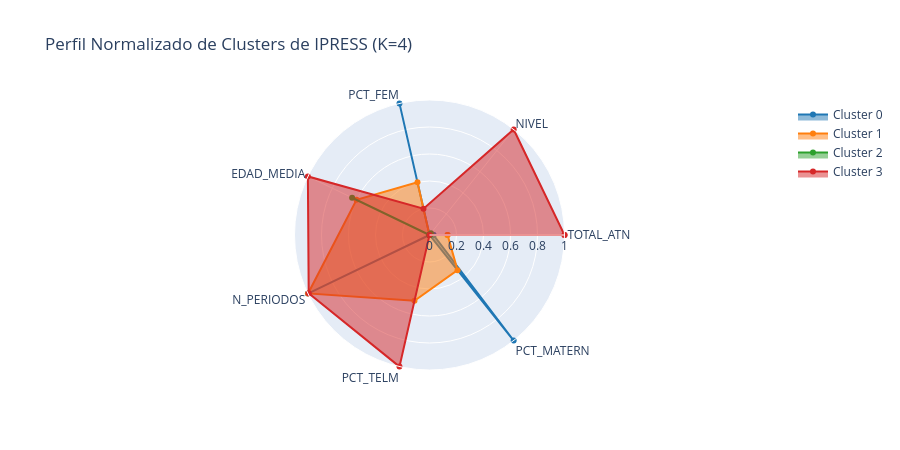

Notebook code cell kept with this figure:
### Code cell
# Radar chart de perfiles de cluster
categorias = feats_cluster
fig = go.Figure()

colores_cl = ['#1f77b4', '#ff7f0e', '#2ca02c', '#d62728']
for cl in sorted(df_ipress['CLUSTER'].unique()):
    perfil = perfil_cluster.loc[cl, categorias].values.tolist()
    # Normalizar 0-1 para el radar
    perfil_norm = [(v - perfil_cluster[c].min()) /
                   max(perfil_cluster[c].max() - perfil_cluster[c].min(), 1e-6)
                   for v, c in zip(perfil, categorias)]
    fig.add_trace(go.Scatterpolar(
        r=perfil_norm + [perfil_norm[0]],
        theta=categorias + [categorias[0]],
        fill='toself', name=f'Cluster {cl}',
        line_color=colores_cl[cl]
    ))

fig.update_layout(
    polar=dict(radialaxis=dict(visible=True, range=[0, 1])),
    title='Perfil Normalizado de Clusters de IPRESS (K=4)',
    height=450
)
fig.show()

### Figure 1 — Plotly figure (JSON) as saved in the notebook; plotly's stock layout.template omitted (floating-point values rounded to 4 significant figures)
{"data": [{"fill": "toself", "line": {"color": "#1f77b4"}, "name": "Cluster 0", "r": [0.02979, 0, 1, 0, 1, 0, 1, 0.02979], "theta": ["TOTAL_ATN", "NIVEL", "PCT_FEM", "EDAD_MEDIA", "N_PERIODOS", "PCT_TELM", "PCT_MATERN", "TOTAL_ATN"], "type": "scatterpolar"}, {"fill": "toself", "line": {"color": "#ff7f0e"}, "name": "Cluster 1", "r": [0.1338, 0, 0.4, 0.6, 0.9983, 0.5, 0.3333, 0.1338], "theta": ["TOTAL_ATN", "NIVEL", "PCT_FEM", "EDAD_MEDIA", "N_PERIODOS", "PCT_TELM", "PCT_MATERN", "TOTAL_ATN"], "type": "scatterpolar"}, {"fill": "toself", "line": {"color": "#2ca02c"}, "name": "Cluster 2", "r": [0, 0.01681, 0, 0.6364, 0, 0, 0, 0], "theta": ["TOTAL_ATN", "NIVEL", "PCT_FEM", "EDAD_MEDIA", "N_PERIODOS", "PCT_TELM", "PCT_MATERN", "TOTAL_ATN"], "type": "scatterpolar"}, {"fill": "toself", "line": {"color": "#d62728"}, "name": "Cluster 3", "r": [1, 1, 0.2, 1, 0.9932, 1, 0, 1], "theta": ["TOTAL_ATN", "NIVEL", "PCT_FEM", "EDAD_MEDIA", "N_PERIODOS", "PCT_TELM", "PCT_MATERN", "TOTAL_ATN"], "type": "scatterpolar"}], "layout": {"height": 450, "polar": {"radialaxis": {"range": [0, 1], "visible": true}}, "title": {"text": "Perfil Normalizado de Clusters de IPRESS (K=4)"}}}
